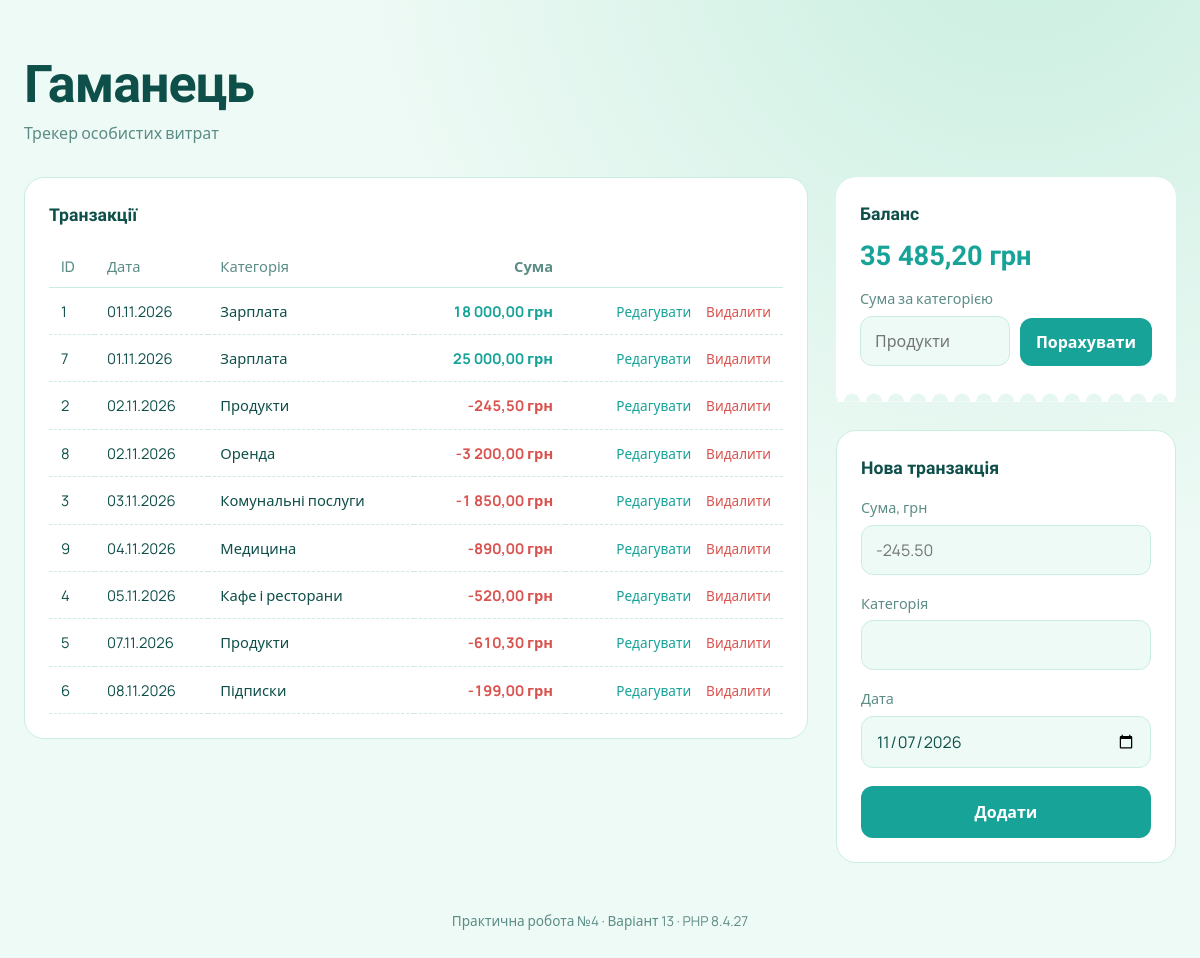
Screenshot of /practicum04/index.php with the database file from the repository.
### tables this page shows
CREATE TABLE transactions (
    id INT AUTO_INCREMENT PRIMARY KEY,
    user_id INT NOT NULL,                    
    amount DECIMAL(10,2) NOT NULL,           
    category VARCHAR(100) NOT NULL,
    transaction_date DATE NOT NULL,
    CONSTRAINT fk_transactions_user FOREIGN KEY (user_id) REFERENCES users (id) ON DELETE CASCADE,
    INDEX idx_transactions_user (user_id),
    INDEX idx_transactions_category (category)    
);

### practicum04/functions.php (called while the page is built, shortened)
<?php
function e(string $text): string
{
    return htmlspecialchars($text, ENT_QUOTES, 'UTF-8');
}
function formatMoney(float $amount): string
{
    return number_format($amount, 2, ',', "\u{00A0}") . "\u{00A0}грн";
}
function getAllTransactions(PDO $pdo): array
{
    return $pdo->query('SELECT * FROM transactions ORDER BY transaction_date, id')->fetchAll();
}
function balance(PDO $pdo): float
{
    return (float) $pdo->query('SELECT SUM(amount) AS balance FROM transactions')->fetch()['balance'];
}

### practicum04/index.php (the view, shortened to what this page needs)
<?php
$pdo = require_once __DIR__ . '/db.php';
require_once __DIR__ . '/functions.php';
$transactions = getAllTransactions($pdo);
$balance = balance($pdo);
$category = trim((string) ($_GET['category'] ?? ''));
?>
<!DOCTYPE html>
<html lang="uk">
<head>
    <link rel="stylesheet" href="style.css">
</head>
<body>
    <header class="page-header">
        <h1>Гаманець</h1>
        <p>Трекер особистих витрат</p>
    </header>
    <main class="layout">
        <section class="card">
            <h2>Транзакції</h2>
            <table class="tx-table">
                <thead>
                    <tr>
                        <th>ID</th>
                        <th>Дата</th>
                        <th>Категорія</th>
                        <th class="num">Сума</th>
                        <th></th>
                    </tr>
                </thead>
                <tbody>
                    <?php foreach ($transactions as $row): ?>
                        <tr>
                            <td><?= $row['id'] ?></td>
                            <td><?= date('d.m.Y', strtotime($row['transaction_date'])) ?></td>
                            <td><?= e($row['category']) ?></td>
                            <td class="num <?= $row['amount'] > 0 ? 'plus' : 'minus' ?>">
                                <?= formatMoney((float) $row['amount']) ?>
                            </td>
                            <td class="actions">
                                <a href="edit.php?id=<?= $row['id'] ?>">Редагувати</a>
                                <form action="delete.php" method="post" onsubmit="return confirm('Видалити транзакцію #<?= $row['id'] ?>?');">
                                    <button type="submit" class="link-danger">Видалити</button>
                                </form>
                            </td>
                        </tr>
                    <?php endforeach; ?>
                </tbody>
            </table>
        </section>
        <aside class="side">
            <div class="receipt">
                <h2>Баланс</h2>
                <p class="receipt-total"><?= formatMoney($balance) ?></p>
                <form method="get" class="inline-form">
                    <div class="field">
                        <label for="category-filter">Сума за категорією</label>
                        <input type="text" id="category-filter" name="category" value="<?= e($category) ?>" placeholder="Продукти">
                    </div>
                    <button type="submit" class="btn btn-small">Порахувати</button>
                </form>
            </div>
            <form action="add.php" method="post" class="card">
                <h2>Нова транзакція</h2>
                <div class="field">
                    <label for="amount">Сума, грн</label>
                    <input type="number" id="amount" name="amount" step="0.01" required placeholder="-245.50">
                </div>
                <div class="field">
                    <label for="category">Категорія</label>
                    <input type="text" id="category" name="category" required maxlength="100">
                </div>
                <div class="field">
                    <label for="date">Дата</label>
                    <input type="date" id="date" name="transaction_date" required value="<?= date('Y-m-d') ?>">
                </div>
                <button type="submit" class="btn">Додати</button>
            </form>
        </aside>
    </main>
    <footer class="page-footer">
        Практична робота №4 · Варіант 13 · PHP <?= PHP_VERSION ?>
    </footer>
</body>
</html>

### practicum04/style.css (style rules this page uses)
:root { --white: #ffffff; --mint-wash: #eefaf5; --mint: #c9eee0; --turquoise: #17a398; --teal-deep: #0f4f4a; --teal-soft: #5c8c86; --coral: #d9534f; --coral-wash: #fdf1f0; }
* { box-sizing: border-box; }
body { margin: 0; min-height: 100vh; font-family: "Manrope", system-ui, sans-serif; font-size: 16px; line-height: 1.5; color: var(--teal-deep); background: radial-gradient(circle at 85% -10%, var(--mint) 0, transparent 45%), var(--mint-wash); }
h1, h2 { font-family: "Unbounded", "Manrope", sans-serif; font-weight: 700; margin: 0; }
.page-header { max-width: 1240px; margin: 0 auto; padding: 56px 24px 32px; }
.page-header h1 { font-size: clamp(2rem, 5vw, 3.25rem); letter-spacing: -0.02em; line-height: 1.1; }
.page-header p { margin: 8px 0 0; color: var(--teal-soft); }
.layout { max-width: 1240px; margin: 0 auto; padding: 0 24px 48px; display: grid; grid-template-columns: 1fr 340px; gap: 28px; align-items: start; }
.card { background: var(--white); border-radius: 20px; padding: 24px; border: 1px solid var(--mint); }
.card h2 { font-size: 1.1rem; margin-bottom: 16px; }
.field { margin-bottom: 18px; }
.field label { display: block; margin-bottom: 6px; font-size: 0.9rem; font-weight: 500; color: var(--teal-soft); }
.field input, .field select { width: 100%; padding: 12px 14px; font: inherit; color: var(--teal-deep); background: var(--mint-wash); border: 1.5px solid var(--mint); border-radius: 12px; outline: none; transition: border-color 0.15s, background 0.15s; }
.btn { width: 100%; padding: 14px; font: inherit; font-weight: 700; color: var(--white); background: var(--turquoise); border: none; border-radius: 12px; cursor: pointer; }
.tx-table { width: 100%; border-collapse: collapse; font-size: 0.92rem; }
.tx-table th { padding: 10px 12px; text-align: left; font-weight: 500; color: var(--teal-soft); border-bottom: 1.5px solid var(--mint); }
.tx-table td { padding: 12px; border-bottom: 1px dashed var(--mint); vertical-align: top; }
.tx-table .num { text-align: right; white-space: nowrap; font-weight: 700; font-variant-numeric: tabular-nums; }
.plus { color: var(--turquoise); }
.minus { color: var(--coral); }
.actions { white-space: nowrap; text-align: right; }
.actions a, .link-danger { font: inherit; font-size: 0.85rem; font-weight: 500; color: var(--turquoise); text-decoration: none; }
.actions form { display: inline; margin-left: 12px; }
.link-danger { padding: 0; background: none; border: none; color: var(--coral); cursor: pointer; }
.side { display: grid; gap: 28px; }
.inline-form { display: flex; gap: 10px; align-items: end; margin-top: 16px; }
.inline-form .field { flex: 1; margin-bottom: 0; }
.btn-small { width: auto; padding: 12px 16px; }
.receipt { background: var(--white); padding: 24px 24px 36px; border-radius: 20px 20px 0 0; -webkit-mask: radial-gradient(circle 8px at 50% 100%, transparent 98%, #000) 50% 100% / 22px 100% repeat-x; mask: radial-gradient(circle 8px at 50% 100%, transparent 98%, #000) 50% 100% / 22px 100% repeat-x; }
.receipt h2 { font-size: 1.1rem; margin-bottom: 12px; }
.receipt-total { margin: 4px 0 0; font-family: "Unbounded", sans-serif; font-size: 1.7rem; font-weight: 700; color: var(--turquoise); font-variant-numeric: tabular-nums; line-height: 1.2; }
.page-footer { text-align: center; padding: 0 24px 32px; font-size: 0.85rem; color: var(--teal-soft); }

### rows the page displays
transactions: id "1", transaction_date "01.11.2026", category "Зарплата", amount "18 000,00 грн"
transactions: id "7", transaction_date "01.11.2026", category "Зарплата", amount "25 000,00 грн"
transactions: id "2", transaction_date "02.11.2026", category "Продукти", amount "-245,50 грн"
transactions: id "8", transaction_date "02.11.2026", category "Оренда", amount "-3 200,00 грн"
transactions: id "3", transaction_date "03.11.2026", category "Комунальні послуги", amount "-1 850,00 грн"
transactions: id "9", transaction_date "04.11.2026", category "Медицина", amount "-890,00 грн"
transactions: id "4", transaction_date "05.11.2026", category "Кафе і ресторани", amount "-520,00 грн"
transactions: id "5", transaction_date "07.11.2026", category "Продукти", amount "-610,30 грн"
transactions: id "6", transaction_date "08.11.2026", category "Підписки", amount "-199,00 грн"

### other values shown
formatMoney($balance) "35 485,20 грн"
PHP_VERSION "8.4.27"
